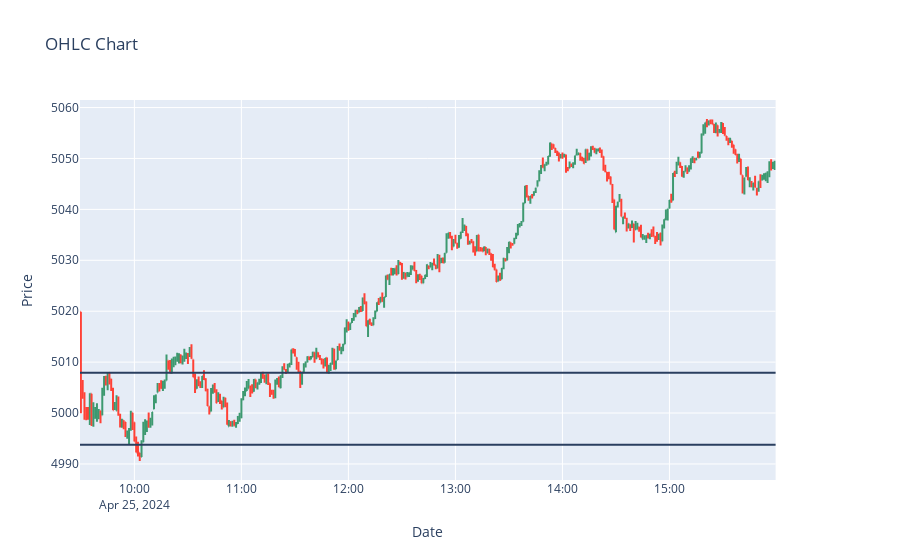

Notebook cell for this chart:
### Code cell
fig = go.Figure()
fig = make_subplots(specs=[[{"secondary_y": True}]])
fig.add_trace(go.Ohlc(x = ohlc_df.index , open = ohlc_df["Open"]
                               ,high = ohlc_df["High"] , low = ohlc_df['Low'],
                               close = ohlc_df["Close"]), secondary_y=False)

fig.add_hline(y = model_params.period_high)
fig.add_hline(y = model_params.period_low)
# call_line = df1.CE_5990_0_W_ltp.resample("2min").mean().reindex(ohlc_df.index,method = "ffill")
# put_line = df1.PE_6000_0_W_ltp.resample("2min").mean().reindex(ohlc_df.index,method = "ffill")

# fig.add_trace(go.Scatter(x = ohlc_df.index,y = call_line,mode="lines",line=dict(color="blue", width=1)), secondary_y=True)
# fig.add_trace(go.Scatter(x = ohlc_df.index,y = put_line,mode="lines",line=dict(color="green", width=1)), secondary_y=True)
fig.update_layout(
    title="OHLC Chart ",
    xaxis_title="Date",
    yaxis_title="Price",
    xaxis_rangeslider_visible=False # hides the range slider
)
fig.show()

### Figure 1 — Plotly figure (JSON) as saved in the notebook; plotly's stock layout.template omitted (floating-point values rounded to 4 significant figures; data arrays with more than 128 entries replaced by an {"elided": "..."} marker saying what was removed)
{"data": [{"close": {"elided": "390 float values"}, "high": {"elided": "390 float values"}, "low": {"elided": "390 float values"}, "open": {"elided": "390 float values"}, "type": "ohlc", "x": {"elided": "390 str values"}, "xaxis": "x", "yaxis": "y"}], "layout": {"shapes": [{"type": "line", "x0": 0, "x1": 1, "xref": "x domain", "y0": 5008.0, "y1": 5008.0, "yref": "y"}, {"type": "line", "x0": 0, "x1": 1, "xref": "x domain", "y0": 4994.0, "y1": 4994.0, "yref": "y"}], "title": {"text": "OHLC Chart "}, "xaxis": {"anchor": "y", "domain": [0, 0.94], "rangeslider": {"visible": false}, "title": {"text": "Date"}}, "yaxis": {"anchor": "x", "domain": [0, 1], "title": {"text": "Price"}}, "yaxis2": {"anchor": "x", "overlaying": "y", "side": "right"}}}
